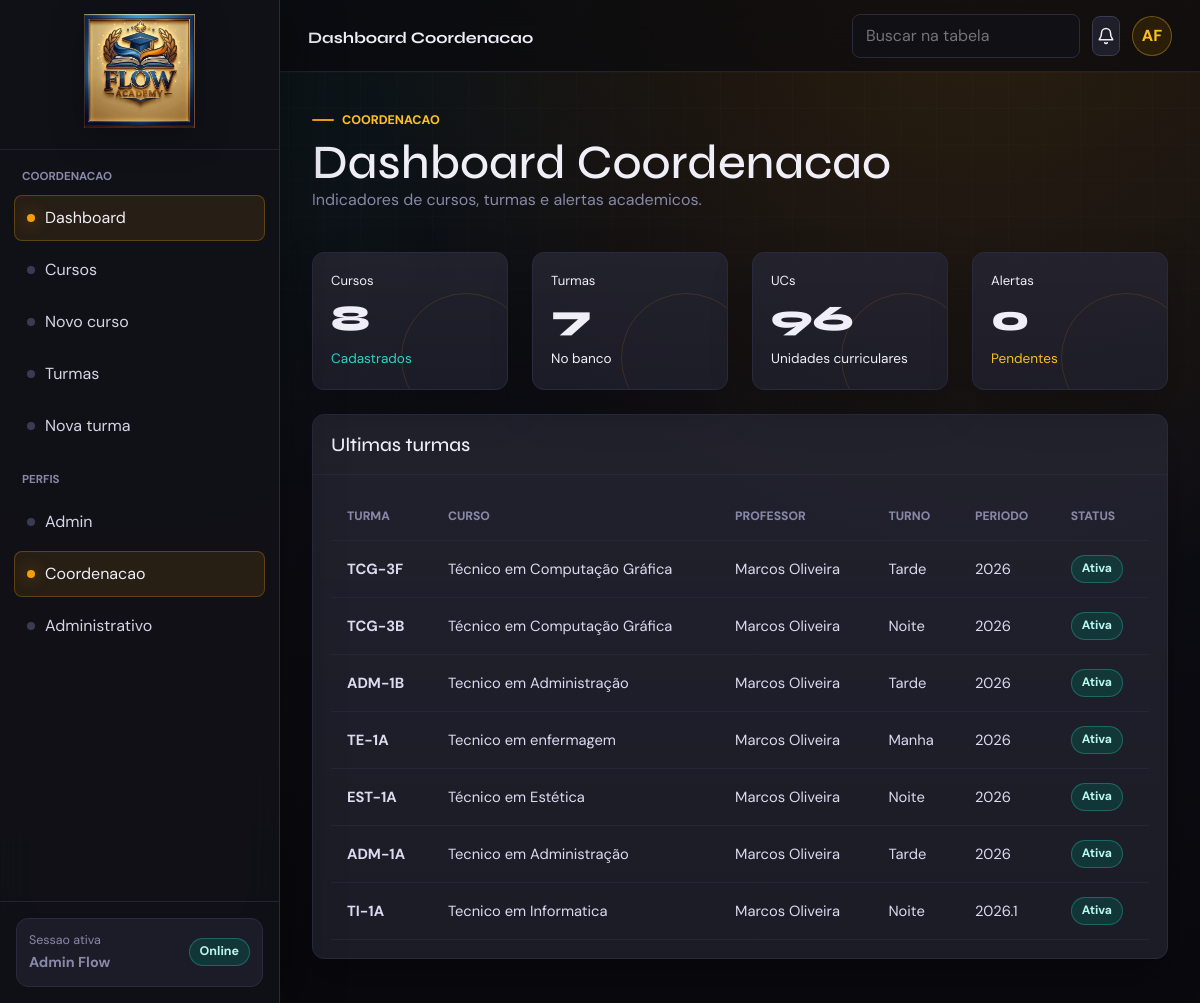
Page /Flow-academy_Php/Flow-academy/web-php/pages/coordenacao/dashboard.php (signed in) on the committed database.
### tables this page shows
CREATE TABLE `turmas` (
  `id_turma` int(11) NOT NULL AUTO_INCREMENT,
  `id_curso` int(11) NOT NULL,
  `id_professor` int(11) NOT NULL,
  `codigo_turma` varchar(50) NOT NULL,
  `turno` enum('manha','tarde','noite') NOT NULL,
  `periodo_letivo` varchar(20) NOT NULL,
  `capacidade_maxima` int(11) DEFAULT 35,
  `status` enum('ativa','encerrada') DEFAULT 'ativa',
  PRIMARY KEY (`id_turma`),
  UNIQUE KEY `codigo_turma` (`codigo_turma`),
  KEY `id_curso` (`id_curso`),
  KEY `id_professor` (`id_professor`),
  CONSTRAINT `turmas_ibfk_1` FOREIGN KEY (`id_curso`) REFERENCES `cursos` (`id_curso`),
  CONSTRAINT `turmas_ibfk_2` FOREIGN KEY (`id_professor`) REFERENCES `professores` (`id_professor`)
);

CREATE TABLE `cursos` (
  `id_curso` int(11) NOT NULL AUTO_INCREMENT,
  `nome` varchar(120) NOT NULL,
  `descricao` text DEFAULT NULL,
  `carga_horaria` int(11) NOT NULL,
  `status` enum('ativo','inativo') DEFAULT 'ativo',
  PRIMARY KEY (`id_curso`)
);

CREATE TABLE `usuarios` (
  `id_usuario` int(11) NOT NULL AUTO_INCREMENT,
  `nome` varchar(150) NOT NULL,
  `email` varchar(150) NOT NULL,
  `senha_hash` varchar(255) NOT NULL,
  `perfil` enum('aluno','professor','coordenacao','administrativo','admin') NOT NULL,
  `status` enum('ativo','inativo') DEFAULT 'ativo',
  `ultimo_login` datetime DEFAULT NULL,
  `created_at` datetime DEFAULT current_timestamp(),
  PRIMARY KEY (`id_usuario`),
  UNIQUE KEY `email` (`email`)
);

### Flow-academy_Php/Flow-academy/web-php/includes/funcoes.php (called while the page is built, shortened)
<?php
require_once __DIR__ . '/../config/config.php';
function e($valor)
{
    return htmlspecialchars((string) ($valor ?? ''), ENT_QUOTES, 'UTF-8');
}
function buscarUm($sql, array $parametros = [])
{
    global $pdo;
    $stmt = $pdo->prepare($sql);
    $stmt->execute($parametros);
    $resultado = $stmt->fetch();
    return $resultado ?: null;
}
function buscarTodos($sql, array $parametros = [])
{
    global $pdo;
    $stmt = $pdo->prepare($sql);
    $stmt->execute($parametros);
    return $stmt->fetchAll();
}
function contarRegistros($tabela, $campo = '*', $where = '', array $parametros = [])
{
    $sql = "SELECT COUNT($campo) AS total FROM $tabela";
    if ($where !== '') {
        $sql .= ' WHERE ' . $where;
    }
    $linha = buscarUm($sql, $parametros);
    return (int) ($linha['total'] ?? 0);
}
function statusBadge($status)
{
    $status = strtolower((string) $status);
    if (in_array($status, ['ativo', 'ativa', 'regular', 'aprovado', 'pago'], true)) {
        return 'success';
    }
    return '';
}
function iniciais($nome)
{
    $partes = preg_split('/\s+/', trim((string) $nome));
    $primeira = $partes[0][0] ?? 'F';
    $segunda = $partes[1][0] ?? 'A';
    return strtoupper($primeira . $segunda);
}
function textoStatus($status)
{
    return ucwords(str_replace('_', ' ', (string) $status));
}

### Flow-academy_Php/Flow-academy/web-php/includes/auth.php (called while the page is built, shortened)
<?php
require_once __DIR__ . '/funcoes.php';
function normalizarPerfil($perfil)
{
    return $perfil === 'financeiro' ? 'administrativo' : (string) $perfil;
}
function usuarioLogado()
{
    $usuario = $_SESSION['usuario'] ?? null;
    if ($usuario !== null && isset($usuario['perfil'])) {
        $perfilNormalizado = normalizarPerfil($usuario['perfil']);
        $usuario['perfil'] = $perfilNormalizado;
    }
    return $usuario;
}
function paginaInicialPorPerfil($perfil)
{
    $perfil = normalizarPerfil($perfil);
    $paginas = [
        'aluno' => 'pages/aluno/dashboard.php',
        'professor' => 'pages/professor/dashboard.php',
        'coordenacao' => 'pages/coordenacao/dashboard.php',
        'administrativo' => 'pages/administrativo/dashboard.php',
        'admin' => 'pages/admin/dashboard.php',
    ];
    return $paginas[$perfil] ?? 'index.php';
}

### Flow-academy_Php/Flow-academy/web-php/pages/coordenacao/dashboard.php (the view, shortened to what this page needs)
<?php
require_once __DIR__ . '/../../includes/layout.php';
$totalCursos = contarRegistros('cursos');
$totalTurmas = contarRegistros('turmas');
$totalDisciplinas = contarRegistros('disciplinas');
$alertas = contarRegistros('alerta_risco', '*', 'status = "pendente"');
$ultimasTurmas = buscarTodos(
    'SELECT t.codigo_turma, t.turno, t.periodo_letivo, t.status, c.nome AS curso, u.nome AS professor
     FROM turmas t
     JOIN cursos c ON c.id_curso = t.id_curso
     JOIN professores p ON p.id_professor = t.id_professor
     JOIN usuarios u ON u.id_usuario = p.id_usuario
     ORDER BY t.id_turma DESC
     LIMIT 8'
);
appInicio('Dashboard Coordenacao', 'coordenacao', 'dashboard', '../../');
pageHeading('Coordenacao', 'Dashboard Coordenacao', 'Indicadores de cursos, turmas e alertas academicos.');
?>
    <section class="grid four">
      <article class="card metric-card"><div class="metric-label">Cursos</div><div class="metric-value" data-count-to="<?= e($totalCursos) ?>"><?= e($totalCursos) ?></div><div class="metric-meta positive">Cadastrados</div></article>
      <article class="card metric-card"><div class="metric-label">Turmas</div><div class="metric-value" data-count-to="<?= e($totalTurmas) ?>"><?= e($totalTurmas) ?></div><div class="metric-meta">No banco</div></article>
      <article class="card metric-card"><div class="metric-label">UCs</div><div class="metric-value" data-count-to="<?= e($totalDisciplinas) ?>"><?= e($totalDisciplinas) ?></div><div class="metric-meta">Unidades curriculares</div></article>
      <article class="card metric-card"><div class="metric-label">Alertas</div><div class="metric-value" data-count-to="<?= e($alertas) ?>"><?= e($alertas) ?></div><div class="metric-meta warning">Pendentes</div></article>
    </section>
    <section class="panel">
      <div class="panel-header"><h2>Ultimas turmas</h2></div>
      <div class="panel-body">
        <div class="table-wrap">
          <table id="tabela-principal">
            <thead><tr><th>Turma</th><th>Curso</th><th>Professor</th><th>Turno</th><th>Periodo</th><th>Status</th></tr></thead>
            <tbody>
              <?php foreach ($ultimasTurmas as $turma): ?>
                <tr>
                  <td><strong><?= e($turma['codigo_turma']) ?></strong></td>
                  <td><?= e($turma['curso']) ?></td>
                  <td><?= e($turma['professor']) ?></td>
                  <td><?= e(textoStatus($turma['turno'])) ?></td>
                  <td><?= e($turma['periodo_letivo']) ?></td>
                  <td><?= badge($turma['status'], $turma['status']) ?></td>
                </tr>
              <?php endforeach; ?>
            </tbody>
          </table>
        </div>
      </div>
    </section>
<?php appFim('../../'); ?>

### Flow-academy_Php/Flow-academy/web-php/includes/layout.php (shortened to what this page needs)
<?php
require_once __DIR__ . '/auth.php';
function areasVisiveisPorPerfil($perfil)
{
    $areas = [
        'aluno' => ['aluno'],
        'professor' => ['professor'],
        'coordenacao' => ['coordenacao'],
        'administrativo' => ['administrativo'],
        'admin' => ['admin', 'coordenacao', 'administrativo'],
    ];
    return $areas[$perfil] ?? [];
}
function appInicio($titulo, $area, $ativo, $prefixo = '../../')
{
    $usuario = usuarioLogado();
    $menus = menusDoSistema();
    $menuAtual = $menus[$area] ?? $menus['aluno'];
    $perfil = $usuario['perfil'] ?? 'visitante';
    $areasVisiveis = areasVisiveisPorPerfil($perfil);
    $mostrarPerfis = count($areasVisiveis) > 1;
    $dashboardUsuario = paginaInicialPorPerfil($perfil);
    $nome = $usuario['nome'] ?? 'Flow Academy';
    ?>
<!doctype html>
<html lang="pt-BR">
<head>
  <link href="<?= e($prefixo) ?>assets/vendor/bootstrap/css/bootstrap.min.css" rel="stylesheet">
  <link rel="stylesheet" href="<?= e($prefixo) ?>assets/css/main.css?v=20260622-2">
</head>
<body class="app-shell">
  <aside class="sidebar" aria-label="Navegacao principal">
    <div class="sidebar-header">
      <a class="brand" href="<?= e($prefixo . $dashboardUsuario) ?>">
        <img class="brand-logo" src="<?= e($prefixo) ?>assets/images/logo-flow-academy-gold.jpg" alt="Logo Flow Academy">
      </a>
    </div>
    <div class="sidebar-content">
      <nav class="nav-section">
        <p class="nav-title"><?= e($menuAtual['titulo']) ?></p>
        <ul class="nav-list">
          <?php foreach ($menuAtual['itens'] as $chave => $item): ?>
            <li>
              <a class="nav-link <?= $ativo === $chave ? 'active' : '' ?>" href="<?= e($prefixo . $item['href']) ?>">
                <span class="nav-dot"></span><?= e($item['texto']) ?>
              </a>
            </li>
          <?php endforeach; ?>
        </ul>
      </nav>
      <?php if ($mostrarPerfis): ?>
        <nav class="nav-section">
          <p class="nav-title">Perfis</p>
          <ul class="nav-list">
            <?php foreach ($areasVisiveis as $chaveArea): ?>
              <?php
                $menuPerfil = $menus[$chaveArea];
                $primeiroItem = array_values($menuPerfil['itens'])[0];
              ?>
              <li>
                <a class="nav-link <?= $area === $chaveArea ? 'active' : '' ?>" href="<?= e($prefixo . $primeiroItem['href']) ?>">
                  <span class="nav-dot"></span><?= e($menuPerfil['titulo']) ?>
                </a>
              </li>
            <?php endforeach; ?>
          </ul>
        </nav>
      <?php endif; ?>
    </div>
    <div class="sidebar-footer">
      <a class="role-pill" href="<?= e($prefixo) ?>logout.php">
        <span><span>Sessao ativa</span><strong><?= e($nome) ?></strong></span>
        <span class="badge success">Online</span>
      </a>
    </div>
  </aside>
  <div class="app-frame">
    <header class="topbar">
      <div class="topbar-left">
        <div class="top-path"><strong><?= e($titulo) ?></strong></div>
      </div>
      <div class="topbar-right">
        <input class="control top-search" type="search" placeholder="Buscar na tabela" data-table-filter="#tabela-principal">
        <button class="icon-btn" type="button" data-tooltip="Notificacoes" data-toast="Nenhuma notificacao nova." aria-label="Notificacoes">
          <svg class="icon" viewBox="0 0 24 24" aria-hidden="true">
            <path d="M18 8a6 6 0 0 0-12 0c0 7-3 7-3 9h18c0-2-3-2-3-9"></path>
            <path d="M13.73 21a2 2 0 0 1-3.46 0"></path>
          </svg>
        </button>
        <div class="dropdown">
          <button class="avatar" type="button" data-bs-toggle="dropdown" aria-expanded="false" aria-label="Menu do usuario"><?= e(iniciais($nome)) ?></button>
        </div>
      </div>
    </header>
    <main class="main-content">
    <?php
}
function pageHeading($eyebrow, $titulo, $texto, $acoes = '')
{
    ?>
      <section class="page-heading">
        <div>
          <span class="eyebrow"><?= e($eyebrow) ?></span>
          <h1><?= e($titulo) ?></h1>
          <p><?= e($texto) ?></p>
        </div>
      </section>
    <?php
}
    ?>
    <?php
function badge($texto, $status)
{
    return '<span class="badge ' . e(statusBadge($status)) . '">' . e(textoStatus($texto)) . '</span>';
}
function appFim($prefixo = '../../')
{
    ?>
    </main>
  </div>
</body>
</html>
    <?php
}

### rows in the picture
turmas: codigo_turma "TCG-3F", id_curso.nome "Técnico em Computação Gráfica", usuarios.nome "Marcos Oliveira", turno "Tarde", periodo_letivo "2026", status "Ativa"
turmas: codigo_turma "TCG-3B", id_curso.nome "Técnico em Computação Gráfica", usuarios.nome "Marcos Oliveira", turno "Noite", periodo_letivo "2026", status "Ativa"
turmas: codigo_turma "ADM-1B", id_curso.nome "Tecnico em Administração", usuarios.nome "Marcos Oliveira", turno "Tarde", periodo_letivo "2026", status "Ativa"
turmas: codigo_turma "TE-1A", id_curso.nome "Tecnico em enfermagem", usuarios.nome "Marcos Oliveira", turno "Manha", periodo_letivo "2026", status "Ativa"
turmas: codigo_turma "EST-1A", id_curso.nome "Técnico em Estética", usuarios.nome "Marcos Oliveira", turno "Noite", periodo_letivo "2026", status "Ativa"
turmas: codigo_turma "ADM-1A", id_curso.nome "Tecnico em Administração", usuarios.nome "Marcos Oliveira", turno "Tarde", periodo_letivo "2026", status "Ativa"
turmas: codigo_turma "TI-1A", id_curso.nome "Tecnico em Informatica", usuarios.nome "Marcos Oliveira", turno "Noite", periodo_letivo "2026.1", status "Ativa"

### other values in the picture
$menuAtual['titulo'] "COORDENACAO"
$item['texto'] "Dashboard"
$item['texto'] "Cursos"
$item['texto'] "Novo curso"
$item['texto'] "Turmas"
$item['texto'] "Nova turma"
$menuPerfil['titulo'] "Admin"
$menuPerfil['titulo'] "Coordenacao"
$menuPerfil['titulo'] "Administrativo"
$nome "Admin Flow"
$titulo "Dashboard Coordenacao"
iniciais($nome) "AF"
$eyebrow "COORDENACAO"
$texto "Indicadores de cursos, turmas e alertas academicos."
$totalCursos "8"
